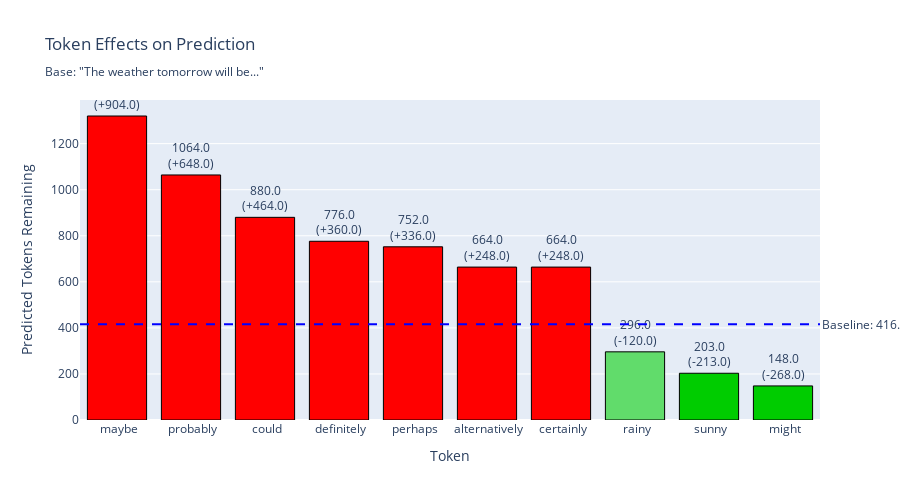

Notebook code for this chart:
### Code cell
# Example: Test uncertain vs certain words
base = "The weather tomorrow will be"

# Test various completion tokens
candidates = [
    " alternatively", 
    " sunny",      # Definite
    " rainy",      # Definite
    " probably",   # Uncertain
    " maybe",      # Uncertain
    " definitely", # Certain
    " perhaps",    # Uncertain
    " certainly",  # Certain
    " might",      # Uncertain
    " could",      # Uncertain
]

results = analyze_token_effects(base, candidates, use_chat_template=False)
visualize_token_effects(results)

### Figure 1 — Plotly figure (JSON) as saved in the notebook; plotly's stock layout.template omitted (floating-point values rounded to 4 significant figures)
{"data": [{"customdata": [[904, 217.3], [648, 155.8], [464, 111.5], [360, 86.54], [336, 80.77], [248, 59.62], [248, 59.62], [-120, -28.85], [-213, -51.2], [-268, -64.42]], "hovertemplate": "<b>%{x}</b><br>Prediction: %{y:.2f} tokens<br>Change: %{customdata[0]:+.2f} (%{customdata[1]:+.1f}%)<extra></extra>", "marker": {"color": ["rgb(255,0,0)", "rgb(255,0,0)", "rgb(255,0,0)", "rgb(255,0,0)", "rgb(255,0,0)", "rgb(255,0,0)", "rgb(255,0,0)", "rgb(97,220,107)", "rgb(0,204,0)", "rgb(0,204,0)"], "line": {"color": "black", "width": 1}}, "text": ["1320.0<br>(+904.0)", "1064.0<br>(+648.0)", "880.0<br>(+464.0)", "776.0<br>(+360.0)", "752.0<br>(+336.0)", "664.0<br>(+248.0)", "664.0<br>(+248.0)", "296.0<br>(-120.0)", "203.0<br>(-213.0)", "148.0<br>(-268.0)"], "textposition": "outside", "type": "bar", "x": [" maybe", " probably", " could", " definitely", " perhaps", " alternatively", " certainly", " rainy", " sunny", " might"], "y": [1320, 1064, 880, 776, 752, 664, 664, 296, 203, 148]}], "layout": {"annotations": [{"showarrow": false, "text": "Baseline: 416.00", "x": 1, "xanchor": "left", "xref": "x domain", "y": 416, "yanchor": "middle", "yref": "y"}], "height": 500, "hovermode": "x", "shapes": [{"line": {"color": "blue", "dash": "dash"}, "type": "line", "x0": 0, "x1": 1, "xref": "x domain", "y0": 416, "y1": 416, "yref": "y"}], "showlegend": false, "title": {"text": "Token Effects on Prediction<br><sub>Base: \"The weather tomorrow will be...\"</sub>"}, "xaxis": {"title": {"text": "Token"}}, "yaxis": {"title": {"text": "Predicted Tokens Remaining"}}}}
